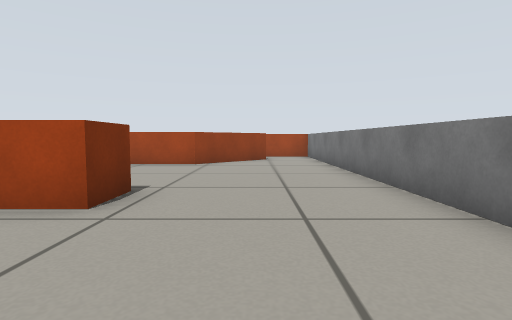
[1] (above)

18 first-person views from a walk through a Gazebo world. The camera is 0.4 m above the floor, tilts 4° down and sees 80° across. The floor is counted in squares, 0.5 m on a side. Each view is taken from the middle of a square. On the plan, view 1 faces up. The plan holds only what a view shows up to about 11 squares ahead; the rest is blank.

[2]
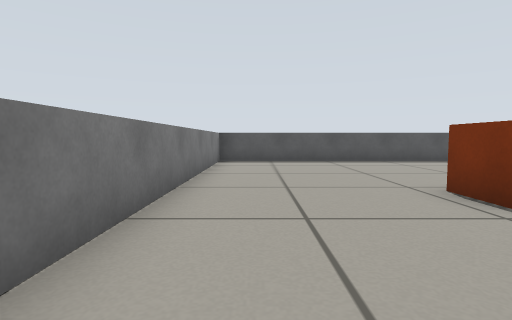

[3]
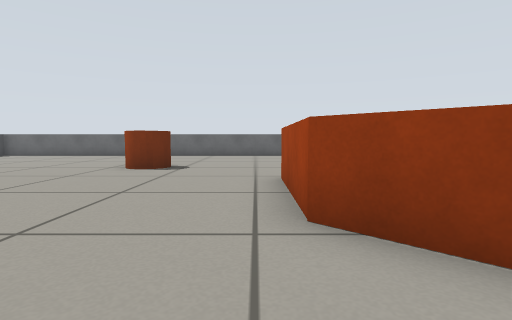

[4]
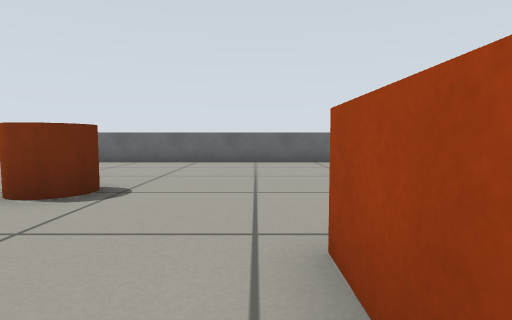

[5]
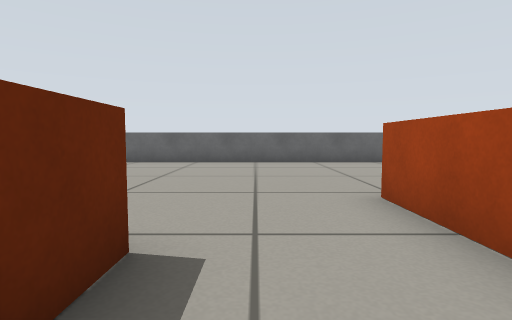

[6]
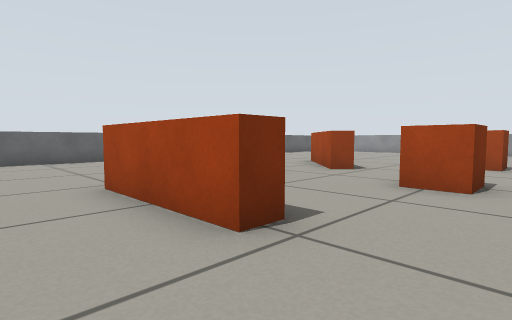

[7]
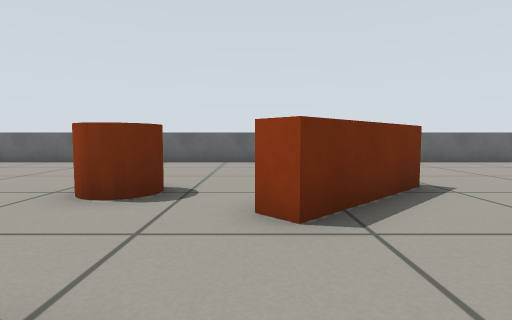

[8]
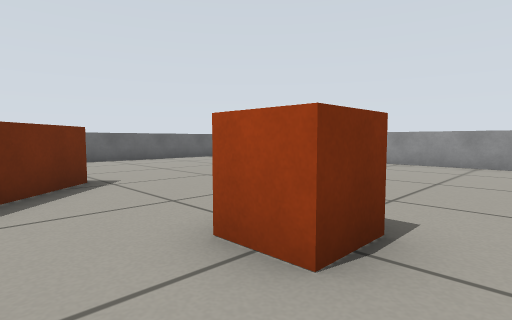

[9]
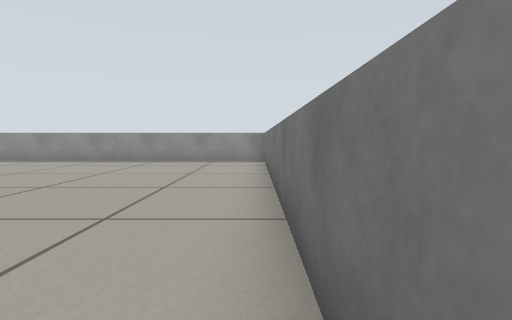

[10]
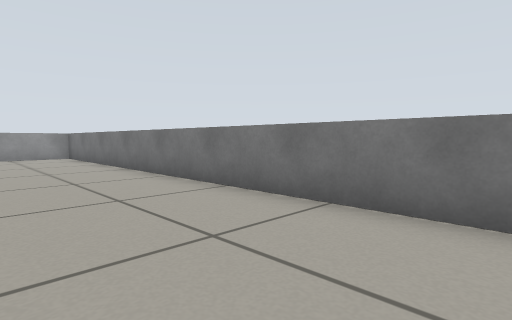

[11]
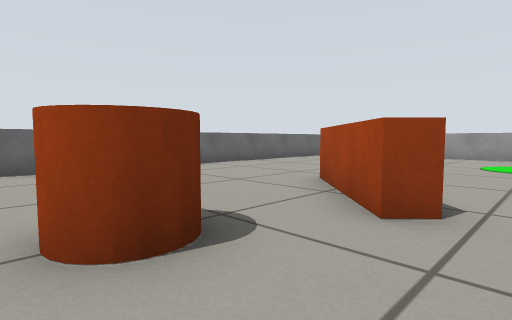

[12]
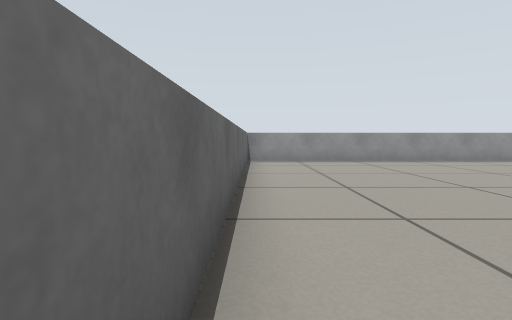

[13]
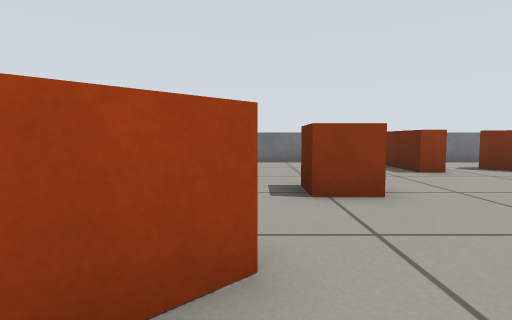

[14]
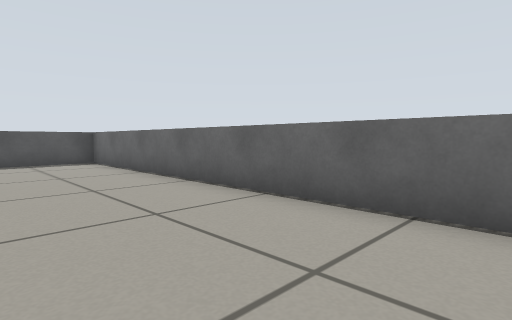

[15]
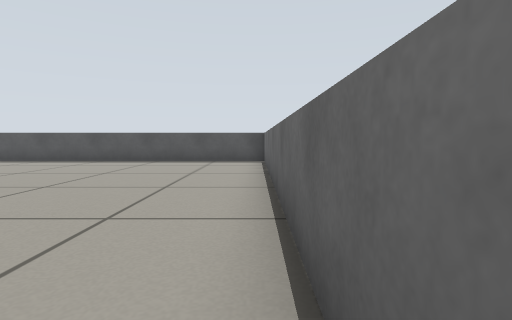

[16]
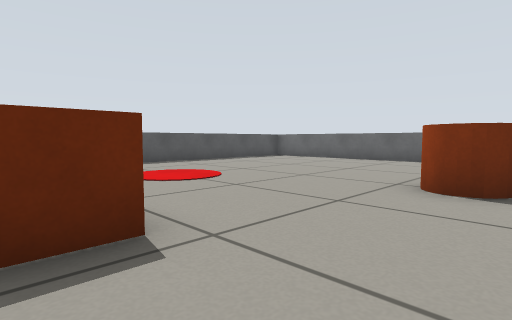

[17]
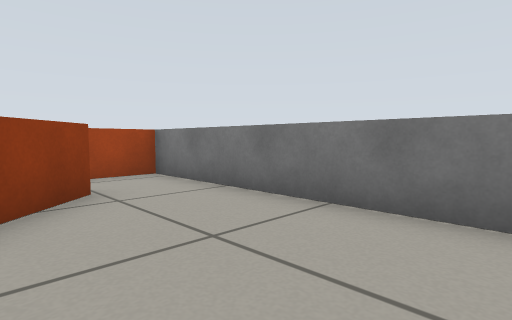

[18]
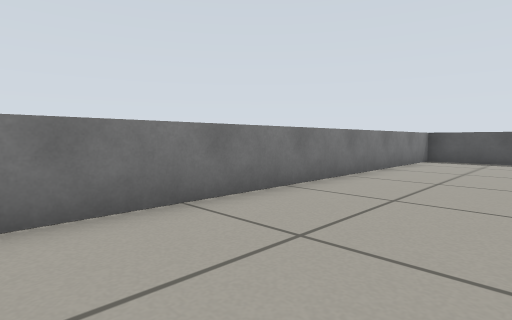

### Floor plan
Points are (right, up) in squares from view 1. A wall is a line through its corners. A room is listed if a view was taken in it or the views show most of it. See-through windows are left out.
Room 1 (views 1, 2, 3, 4, 5, 6, 7, 8, 9, 10, 11, 12, 13, 14, 15, 16, 17, 18)
walls: (-5.1, 10.1) (-4, 10.1); (-3.9, 13.4) (-3.9, 12.7) (-7.1, 12.7); (-0.9, 13.5) (-0.9, 14.1) (1.1, 14.1); (-0.5, 11.7) (0, 12.2); (0.4, 11.8) (-1.9, 9.5) (-5.1, 9.5); (2.3, 15.2) (2.3, 28.1); (-8.1, 20.8) (-5.8, 18.4) (-6.2, 18) (-8.5, 20.4); (-13.3, 28.5) (-13.3, -2.8) (2.3, -2.8) (2.3, 13.5) (0.9, 13.5); (2.4, 28.8) (-13.4, 28.8)
objects: orange cylinder (-8, 6) to (-7, 6); orange cylinder (-8, 16) to (-7, 16); orange box (-4, 16) to (-3, 17); orange box (-4, 21) to (-3, 21); orange box (-3, 4) to (-2, 4)

Positions as (right, up) in squares from view 1, and headings:
1: (0, 0), facing up
2: (1, 8), facing down
3: (1, 9), facing left
4: (-3, 9), facing left
5: (-3, 11), facing left
6: (-2, 11), facing up-left
7: (-3, 18), facing left
8: (-2, 19), facing up-left
9: (2, 18), facing up
10: (-1, 15), facing up-right
11: (-5, 15), facing up-left
12: (-13, 18), facing up
13: (-8, 18), facing right
14: (-10, 8), facing down-left
15: (-13, 8), facing down
16: (-2, 7), facing down-left
17: (-1, 7), facing up-right
18: (-1, 9), facing down-right
